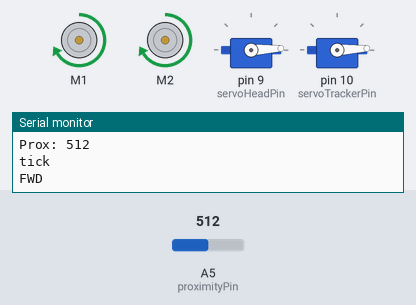
A sketch run on a simulated Arduino Uno, built with avr-gcc and run on an emulated ATmega328P. On the bench: 2 × DC motor (green arrow = forward, orange = backward, longer = faster), 2 × servo, the last lines printed to the serial monitor. Inputs (shaded band) come from the test bench; at power-on: A5 (proximityPin) = 512.

Above: at 0.05 s.
At 0.45 s:
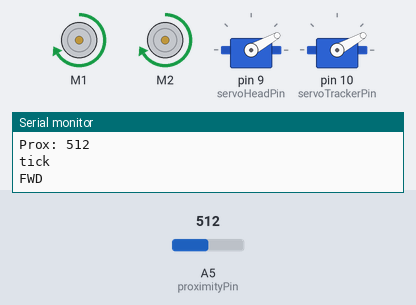
At 0.9 s:
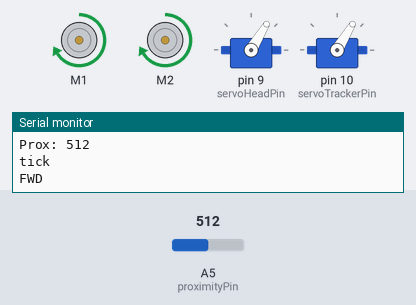
At 1.15 s:
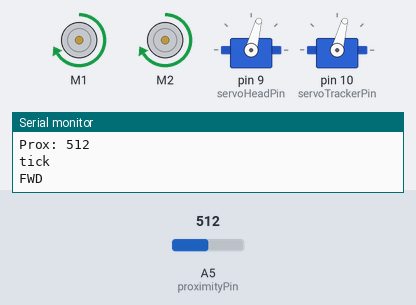
At 1.75 s:
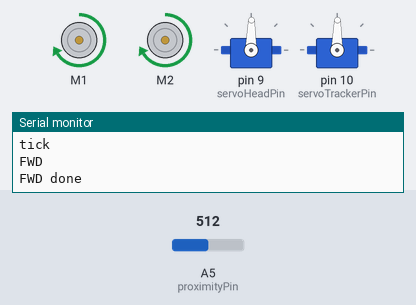
At 3.5 s:
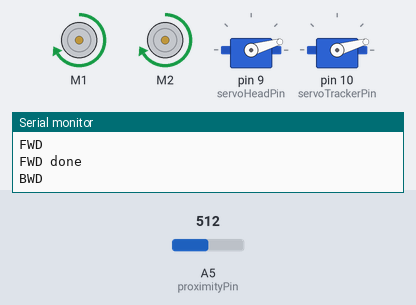
Timing chart, 0 to 5.4 s (numbered marks = the images above):
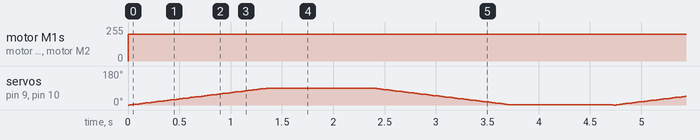

Measured:
- by itself, motor M1, motor M2: stopped → forward 200/255 at 0.00 s

The sketch:

MotorTest.ino
```cpp
// (licence header left out)
#include <AFMotor.h>
#include <Servo.h>

Servo servoHead;  // create servo object to control a servo
Servo servoTracker;  // create servo object to control a servo
const int servoHeadPin = 9;  // create servo object to control a servo
const int servoTrackerPin = 10;  // create servo object to control a servo

AF_DCMotor motor(1);
AF_DCMotor motor3(2);

const int proximityPin = A5;  // create servo object to control a servo

void setup() {
  Serial.begin(9600);           // set up Serial library at 9600 bps
  Serial.println("Motor test!");

  // turn on motor
  motor.setSpeed(200);
  motor3.setSpeed(200);

  motor.run(RELEASE);
  motor3.run(RELEASE);

  servoHead.attach(servoHeadPin,0,180);  // attaches the servo on pin 9 to the servo object
  servoTracker.attach(servoTrackerPin,0,180);  // attaches the servo on pin 9 to the servo object
  servoHead.write(0);
  servoTracker.write(0);

}

void loop() {
  uint8_t i;

  Serial.print("Prox: ");
  int val = analogRead(proximityPin);
  Serial.println(val);

  Serial.println("tick");

  motor.run(FORWARD);
  motor3.run(FORWARD);

  Serial.println("FWD");
  for(int i=0;i<90;i++){
    servoHead.write(i);                  // sets the servo position according to the scaled value
    servoTracker.write(i);                  // sets the servo position according to the scaled value
    delay(15);
  }
  Serial.println("FWD done");
  delay(1000);

  Serial.println("BWD");
  for(int i=90;i>0;i--){
    servoHead.write(i);                  // sets the servo position according to the scaled value
    servoTracker.write(i);                  // sets the servo position according to the scaled value
    delay(15);
  }
  Serial.println("BWD done");

//  motor.run(RELEASE);
  delay(1000);
/*
for (i=0; i<255; i++) {
    motor.setSpeed(i);
    delay(10);
 }

  for (i=255; i!=0; i--) {
    motor.setSpeed(i);
    delay(10);
 }

  Serial.print("tock");

  motor.run(BACKWARD);
  for (i=0; i<255; i++) {
    motor.setSpeed(i);
    delay(10);
 }

  for (i=255; i!=0; i--) {
    motor.setSpeed(i);
    delay(10);
 }


  Serial.print("tech");
  motor.run(RELEASE);
  delay(1000);
  */
}
```
